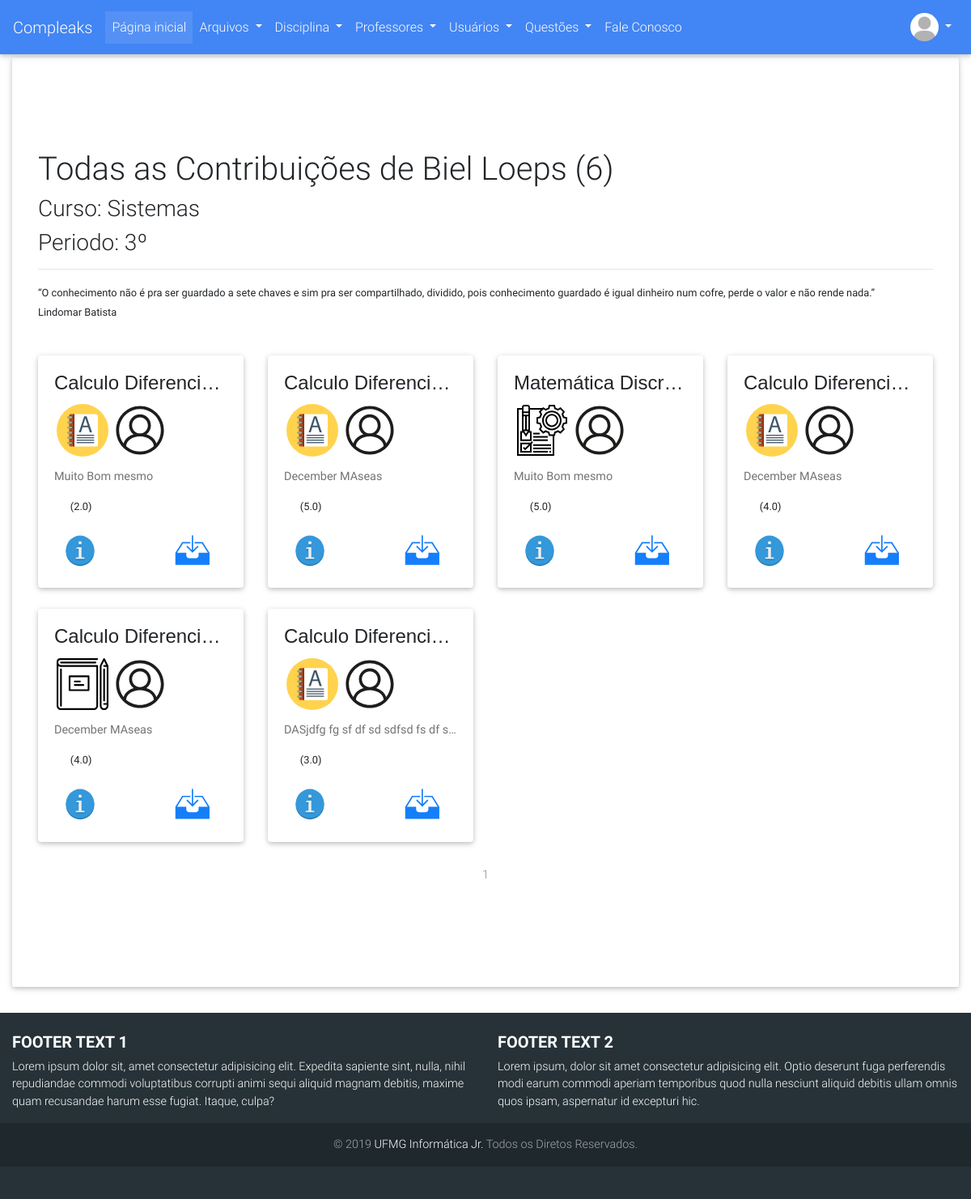
Page /usuarios/perfil/1 (signed in) on the earlier database version.
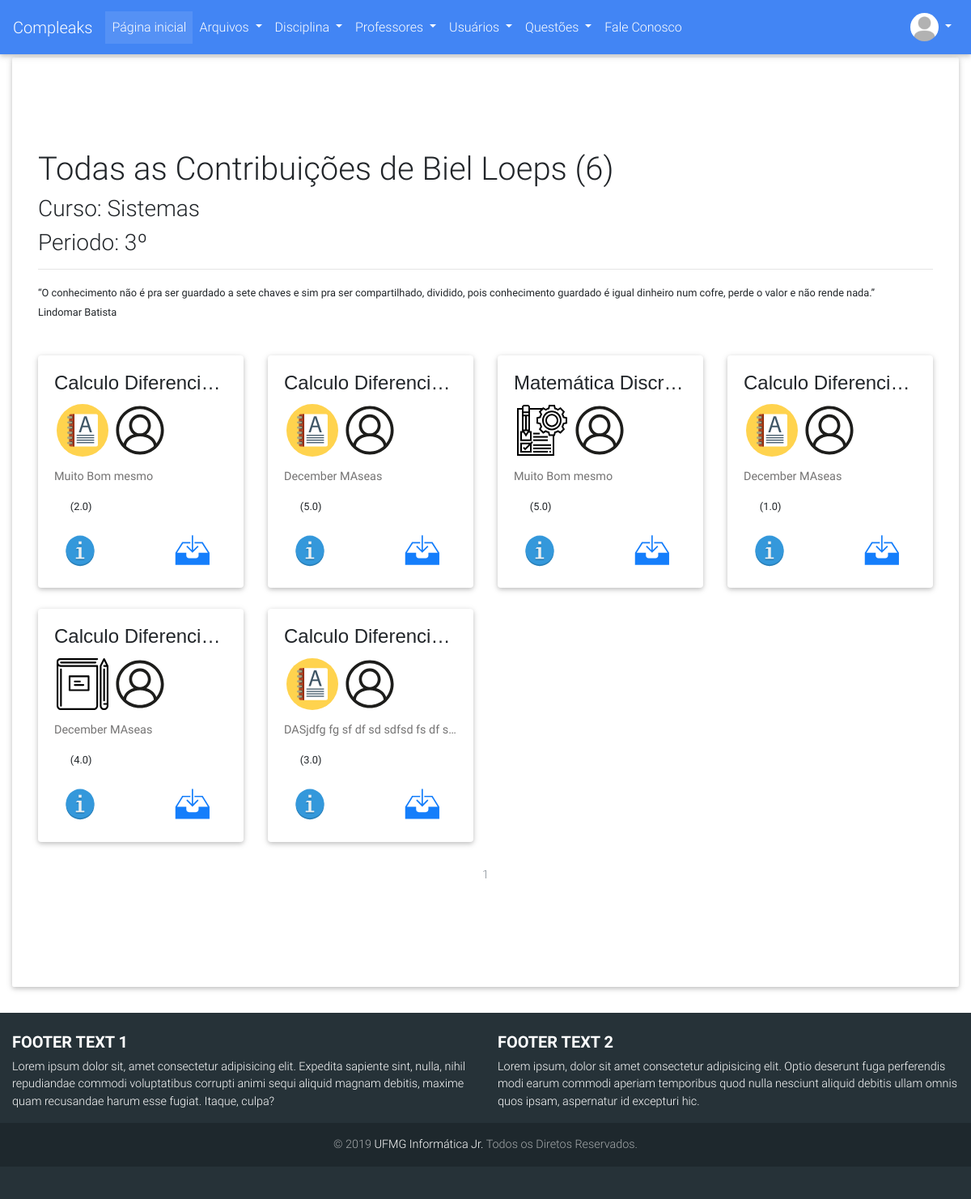
Same page on the later database version.
### compleaks/usuarios/models.py (models this page shows, shortened)
class Usuario(db.Model, UserMixin):
	__tablename__ = 'usuarios'
	id = db.Column(db.Integer, primary_key=True)
	username = db.Column(db.String(30), unique=True)
	hhash = db.Column(db.String)
	nome = db.Column(db.String(120))
	email = db.Column(db.String(120), unique=True)
	curso = db.Column(db.String(64))
	periodo = db.Column(db.Integer)
	is_admin = db.Column(db.Integer)
	data_criacao = db.Column(db.DateTime, default=datetime.now)
	avatar = db.Column(db.String(120), default="default_profile.png")
	ativado = db.Column(db.Boolean)
	data_deletado = db.Column(db.DateTime, nullable=True)
	id_deletor = db.Column(db.Integer, nullable=True)
	motivo_delete = db.Column(db.String(120), nullable=True)
	arquivos = db.relationship('Arquivo', backref='author', lazy=True)
	avaliacoes = db.relationship('Avaliacao_Arquivo', backref='avaliador', lazy=True)

### compleaks/arquivos/models.py (models this page shows, shortened)
class Arquivo(db.Model):
	__tablename__ = 'arquivos'
	id = db.Column(db.Integer, primary_key=True)
	arquivo = db.Column(db.String(120), nullable=False)
	ano = db.Column(db.Integer)
	semestre = db.Column(db.String(80))
	tipo_conteudo = db.Column(db.String(120))
	observacoes = db.Column(db.Text)
	data_submissao = db.Column(db.DateTime, default=datetime.now)
	nota = db.Column(db.Integer, nullable=True)
	data_deletado = db.Column(db.DateTime, nullable=True)
	ativado = db.Column(db.Boolean)
	id_deletor = db.Column(db.Integer, nullable=True)
	motivo_delete = db.Column(db.String(600), nullable=True)
	professors = db.relationship(Professor)
	disciplinas = db.relationship(Disciplina)
	usuarios = db.relationship(Usuario)
	professor_id = db.Column(db.Integer, db.ForeignKey('professores.id'), nullable=True)
	disciplina_id = db.Column(db.Integer, db.ForeignKey('disciplinas.id'), nullable=False)
	usuario_id = db.Column(db.Integer, db.ForeignKey('usuarios.id'), nullable=False)
	avaliacoes = db.relationship('Avaliacao_Arquivo', backref='arquivo_avaliado', lazy=True)

### compleaks/disciplinas/models.py (models this page shows, shortened)
class Disciplina(db.Model):
	__tablename__ = 'disciplinas'
	id = db.Column(db.Integer, primary_key=True)
	nome = db.Column(db.String, unique=True)
	data_criacao = db.Column(db.DateTime, default=datetime.now())
	ativado = db.Column(db.Boolean)
	data_deletado = db.Column(db.DateTime, nullable=True)
	id_deletor = db.Column(db.Integer, nullable=True)
	id_criador = db.Column(db.Integer, nullable=True)
	motivo_delete = db.Column(db.String(120), nullable=True)
	arquivos = db.relationship('Arquivo', backref='disciplina', lazy=True)

### compleaks/usuarios/views.py (the view)
@usuarios.route('/perfil/<int:user_id>', methods= ['POST', 'GET'])
def perfil(user_id):
	form_login = LoginForm()
	user = Usuario.query.get_or_404(user_id)
	avatar = url_for('static', filename='images/avatares/'+user.avatar)
	if not user.ativado and current_user.is_authenticated:
		if not user.is_admin:
			abort(404)
	quantidade = len([arquiv for arquiv in user.arquivos if arquiv.ativado])
	page = request.args.get('page', 1, type=int)
	arquivos = Arquivo.query\
					.filter(Arquivo.usuario_id\
					.contains(int(user.id)))\
					.filter_by(ativado=True)\
					.paginate(page=page, per_page=12)
	arquivos_row_1 = []
	arquivos_row_2 = []
	arquivos_row_3 = []
	contador = 0
	for arquivo in arquivos.items:
		if contador >= 4:
			break
		arquivos_row_1.append(arquivo)
		contador = contador + 1
	contador = 0
	for arquivo in arquivos.items:
		if contador >= 8:
			break
		if contador >= 4:
			arquivos_row_2.append(arquivo)
		contador = contador + 1
	contador = 0
	for arquivo in arquivos.items:
		if contador >= 12:
			break
		if contador >= 8:
			arquivos_row_3.append(arquivo)
		contador = contador + 1
	arquivos_rows = [arquivos_row_1, arquivos_row_2, arquivos_row_3]
	for row in arquivos_rows:
		for arquivo in row:
			arquivo.avaliado = False
	for row in arquivos_rows:
		for arquivo in row:
			for avl in arquivo.avaliacoes:
				if avl in current_user.avaliacoes:
					arquivo.avaliado = True
	total = 0.0
	for row in arquivos_rows:
		for arquivo in row:
			total = 0.0
			for avl in arquivo.avaliacoes:
				total = total + avl.nota
			total = total/len(arquivo.avaliacoes)
			arquivo.nota_decimal = round(total, 1)
	return render_template('usuario_contribuicao.html', user=user,
							contribuiu=quantidade, arquivos=arquivos, dist=dist,
							form_login=form_login, arquivos_rows=arquivos_rows,
							avatar=avatar)

### compleaks/usuarios/models.py (called while the page is built)
@login_manager.user_loader
def load_user(user_id):
    return Usuario.query.get(user_id)

### compleaks/usuarios/templates/usuarios/usuario_contribuicao.html (shortened to what this page needs)
{% extends "base.html" %}
{% block content %}
<div class="page-header">
    <h1>Todas as Contribuições de {{user.username}} ({{contribuiu}})</h1>
    <h3>Curso: {{user.curso}}</h3>
    <h3>Periodo: {{user.periodo}}º</h3>
    <hr/>
    <p>
    <small><q>O conhecimento não é pra ser guardado a sete chaves e sim pra ser compartilhado, dividido, pois conhecimento guardado é igual dinheiro num cofre, perde o valor e não rende nada.</q><br/>
Lindomar Batista</small></p>
</div>
{% for row in arquivos_rows %}
    {% if row %}
    <div class="row">
        {% for arquivo in row %}
               <div class="col-lg-3 col-6">
                <div class="dist card">
                  <div class="card-body">
                    <h4 style="font-family: sans-serif;" class="card-title text-center text-truncate">{{arquivo.disciplina.nome}}</h4>
                    <p class="card-text">
                        <a href="{{ url_for('arquivos.buscar', filtro=3, admin='nao', pesquisa='nao', tip_arquiv=arquivo.tipo_conteudo) }}?page=1"><img class="img-responsive image marcas" data-toggle="tooltip" data-placement="button" title="{{arquivo.tipo_conteudo}}" src="{{url_for('static', filename='images/icones/conteudo/'+arquivo.tipo_conteudo+'.svg')}}" alt="{{arquivo.tipo_conteudo}}."></a>
                        <a href="{{url_for('usuarios.perfil', user_id=arquivo.author.id)}}"><img class="img-responsive image marcas" data-toggle="tooltip" data-placement="bottom" title="{{arquivo.author.username}}" src="{{url_for('static', filename='images/icones/padrao/user.svg')}}" alt="Username"></a>
                    </p>
                    <h5><p class="card-text text-truncate"><a data-toggle="tooltip" data-placement="top" title="{{arquivo.observacoes}}">{{arquivo.observacoes}}</a></p></h5>
                    <p>
                        {% if arquivo.avaliado %}
                            <div id="atual1-{{arquivo.id}}">
                                <small>({{arquivo.nota_decimal}})</small>
                            </div>
                        {% else %}
                            <div id="atual2-{{arquivo.id}}">
                                <small>({{arquivo.nota_decimal}})</small>
                            </div>
                        {% endif %}
                    </p>
                    <a href="#" data-toggle="modal" data-target="#confirm{{arquivo.id}}" class="card-link"><img class="img-responsive info" data-toggle="tooltip" data-placement="bottom" title="Mais Informações" src="{{url_for('static', filename='images/icones/padrao/info.svg')}}" alt="mais"></a>
                    <a  href="{{ url_for('static', filename='uploads/' + arquivo.arquivo + '.zip') }}"><img class="img-responsive download" data-toggle="tooltip" data-placement="top" title="Download" src="{{url_for('static', filename='images/icones/padrao/downloads.svg')}}" alt="Download"/></a>
                  </div>
                </div>
              </div>
            {% endfor %}
        </div>
    {% endif %}
{% endfor %}
<br/>
<nav style="position: static;" aria-label="Page navigation example">
    <ul class="pagination justify-content-center">
        {% for page_num in arquivos.iter_pages(left_edge=1, right_edge=1, left_current=1, right_current=2) %}
            {% if arquivos.page == page_num and page_num %}
                <li class="page-item disabled">
                    <a class="page-link" href="{{ url_for('usuarios.perfil',user_id=user.id, page=page_num) }}">{{ page_num }}</a></li>
            {% elif page_num %}
                <li class="page-item">
                    <a class="page-link" href="{{ url_for('usuarios.troca', page=page_num) }}">{{ page_num }}</a></li>
                </li>
            {% else %}
                ...
            {% endif %}
        {% endfor %}
    </ul>
</nav>
{% endblock%}

### compleaks/templates/base.html (shortened to what this page needs)
<!DOCTYPE html>
<html lang="en">
<head>
  <link href="{{url_for('static',filename='css/component.css')}}" rel="stylesheet">
  <link href="{{url_for('static',filename='css/estilos.css')}}" rel="stylesheet">
  <link rel="stylesheet" href="https://use.fontawesome.com/releases/v5.7.0/css/all.css">
  <link href="{{url_for('static',filename='css/bootstrap.min.css')}}" rel="stylesheet">
  <link href="{{url_for('static',filename='css/mdb.min.css')}}" rel="stylesheet">
  <link href="{{url_for('static',filename='css/style.css')}}" rel="stylesheet">
</head>
<body>
  <nav class="mb-1 navbar navbar-expand-lg navbar-dark primary-color lighten-1">
    <a class="navbar-brand" href="{{ url_for('principal.index') }}">Compleaks</a>
  <div class="collapse navbar-collapse" id="navbarSupportedContent-555">
    <ul class="navbar-nav mr-auto">
      <li class="nav-item active">
        <a class="nav-link" href="{{ url_for('principal.index') }}">Página inicial
        </a>
      </li>
      <li class="nav-item dropdown">
        <a class="nav-link dropdown-toggle" id="navbarDropdownMenuLink-555" data-toggle="dropdown" aria-haspopup="true"
          aria-expanded="false">Arquivos
        </a>
      </li>
      <li class="nav-item dropdown">
        <a class="nav-link dropdown-toggle" id="navbarDropdownMenuLink-555" data-toggle="dropdown" aria-haspopup="true"
          aria-expanded="false">Disciplina
        </a>
      </li>
      <li class="nav-item dropdown">
        <a class="nav-link dropdown-toggle" id="navbarDropdownMenuLink-555" data-toggle="dropdown" aria-haspopup="true"
          aria-expanded="false">Professores
        </a>
      </li>
      {% if current_user.is_admin %}
        <li class="nav-item dropdown">
          <a class="nav-link dropdown-toggle" id="navbarDropdownMenuLink-555" data-toggle="dropdown" aria-haspopup="true"
            aria-expanded="false">Usuários
          </a>
        </li>
      {% endif %}
      {% if current_user.is_authenticated %}
        <li class="nav-item dropdown">
          <a class="nav-link dropdown-toggle" id="navbarDropdownMenuLink-555" data-toggle="dropdown" aria-haspopup="true"
            aria-expanded="false"> Questões
          </a>
        </li>
      {% endif %}
        <li class="nav-item">
          <a class="nav-link" href="{{url_for('principal.feedback')}}" > Fale Conosco
          </a>
        </li>
    </ul>
    <ul class="navbar-nav ml-auto nav-flex-icons">
      {% if not current_user.is_authenticated %}
        <li class="nav-item dropdown">
          <a class="nav-link dropdown-toggle" id="navbarDropdownMenuLink-4" data-toggle="dropdown" aria-haspopup="true"
            aria-expanded="false">
            <i class="fas fa-user"></i></a>
          <div class="dropdown-menu dropdown-menu-right dropdown-info" aria-labelledby="navbarDropdownMenuLink-4">
            <a class="dropdown-item" data-toggle="modal" data-target="#elegantModalForm">Entrar</a>
            <a class="dropdown-item" href="{{url_for('usuarios.adicionar')}}">Cadastrar</a>
          </div>
        </>
      {% else %}
        <li class="nav-item avatar dropdown">
          <a class="nav-link dropdown-toggle" id="navbarDropdownMenuLink-55" data-toggle="dropdown" aria-haspopup="true"
            aria-expanded="false">
            <img src="{{url_for('static', filename='images/avatares/'+current_user.avatar)}}" class="rounded-circle z-depth-0" alt="Avatar" height="35" width="35" style="object-fit: cover;">
          </a>
        </li>
      {% endif %}
    </ul>
  </div>
</nav>
  {% block divisao %}
  <div class="container-fluid">
    <div class="jumbotron" style="background-color: white;">
  {% endblock %}
      <div style="margin-bottom: 50px; margin-top: 50px;">
        {% block content %}
        {% endblock %}
      </div>
    </div>
  </div>
<footer class="page-footer font-small special-color-dark teal pt-4">
    <div class="container-fluid text-center text-md-left">
      <div class="row">
        <div class="col-md-6 mt-md-0 mt-3">
          <h5 class="text-uppercase font-weight-bold">Footer text 1</h5>
          <p>Lorem ipsum dolor sit, amet consectetur adipisicing elit. Expedita sapiente sint, nulla, nihil repudiandae commodi voluptatibus corrupti animi sequi aliquid magnam debitis, maxime quam recusandae harum esse fugiat. Itaque, culpa?</p>
        </div>
        <div class="col-md-6 mb-md-0 mb-3">
          <h5 class="text-uppercase font-weight-bold">Footer text 2</h5>
          <p>Lorem ipsum, dolor sit amet consectetur adipisicing elit. Optio deserunt fuga perferendis modi earum commodi aperiam temporibus quod nulla nesciunt aliquid debitis ullam omnis quos ipsam, aspernatur id excepturi hic.</p>
        </div>
      </div>
    </div>
    <div class="footer-copyright text-center py-3">© 2019
      <a href="http://ijunior.com.br"> UFMG Informática Jr.</a> Todos os Diretos Reservados.
    </div>
  </footer>
</body>
</html>

### compleaks/static/css/component.css (style rules this page uses)
.download { margin-left: 40% !important; width: 25%; }
.image { width: 30% !important; margin: 0 auto !important; padding: 0 !important; }
.info { width: 20% !important; margin: 0 0 0 5% !important; padding: 0 !important; }
.dist { margin-top: 10% !important; }
.marcas { margin-left: 1.5% !important }

### compleaks/static/css/estilos.css (style rules this page uses)
body { overflow: auto; }
footer { background: #2196F3; padding: 80px 0px 40px 0px; position: relative; }

### compleaks/static/css/style.css (style rules this page uses)
html { width: 100%; height: 100%; }

Differences in the rows shown:
changed Arquivo (number 4 of 6 on the later page): nota_decimal "4.0" → "1.0"
